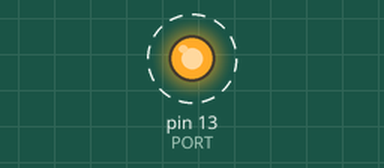
The sketch below on a simulated Arduino Uno, built with avr-gcc and run on an emulated ATmega328P. On the bench: output pins drawn as LEDs (lit = HIGH). Dashed ring = blinking. What the sketch prints to the serial monitor is not drawn.

Above: at 0.2 s.
Timing chart, 0 to 3.0 s (numbered marks = the images above):
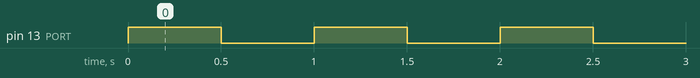

The sketch:

Tests.ino
```cpp
/*
  Modified version of Arduino Blink sketch.
 */

const int PORT = 13;
int i = 0;

// the setup function runs once when you press reset or power the board
void setup() {
  // initialize digital pin PORT as an output.
  Serial.begin(9600);
  pinMode(PORT, HIGH);

  // Find the port XD
  //for (int i = 14; i<=14; i++) {
  //  pinMode(i, OUTPUT);
  //  digitalWrite(i, LOW);
  //}
}

// the loop function runs over and over again forever
void loop() {
  digitalWrite(PORT, HIGH);   // turn the LED on (HIGH is the voltage level)
  delay(500);              // wait for a second
  digitalWrite(PORT, LOW);    // turn the LED off by making the voltage LOW
  delay(500);              // wait for a second

  Serial.print("Loop ");
  Serial.println(i);
  i++;

  // read from port 0, send an echo:
  if (Serial.available()) {
    for (int i; i < Serial.available(); i++) {
      int inByte = Serial.read();
      Serial.write(inByte);
    }
  }
}
```

Measured:
- by itself, pin 13 (PORT): alternates HIGH for 0.50 s and LOW for 0.50 s
